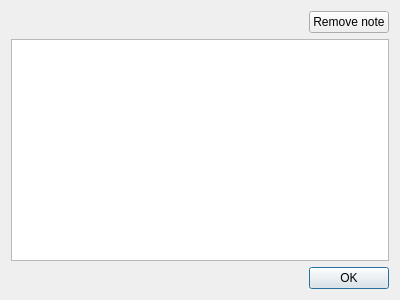
<?xml version="1.0" encoding="UTF-8"?>
<ui version="4.0">
 <class>notesDialog</class>
 <widget class="QDialog" name="notesDialog">
  <property name="geometry">
   <rect>
    <x>0</x>
    <y>0</y>
    <width>400</width>
    <height>300</height>
   </rect>
  </property>
  <property name="windowTitle">
   <string>Manage Notes</string>
  </property>
  <layout class="QVBoxLayout" name="verticalLayout">
   <item>
    <layout class="QHBoxLayout" name="horizontalLayout">
     <item>
      <spacer name="horizontalSpacer">
       <property name="orientation">
        <enum>Qt::Horizontal</enum>
       </property>
       <property name="sizeHint" stdset="0">
        <size>
         <width>40</width>
         <height>20</height>
        </size>
       </property>
      </spacer>
     </item>
     <item>
      <widget class="QPushButton" name="btnRemoveNote">
       <property name="text">
        <string>Remove note</string>
       </property>
      </widget>
     </item>
    </layout>
   </item>
   <item>
    <widget class="QTableView" name="noteView"/>
   </item>
   <item>
    <widget class="QDialogButtonBox" name="buttonBox">
     <property name="orientation">
      <enum>Qt::Horizontal</enum>
     </property>
     <property name="standardButtons">
      <set>QDialogButtonBox::Ok</set>
     </property>
    </widget>
   </item>
  </layout>
 </widget>
 <resources/>
 <connections>
  <connection>
   <sender>buttonBox</sender>
   <signal>accepted()</signal>
   <receiver>notesDialog</receiver>
   <slot>accept()</slot>
   <hints>
    <hint type="sourcelabel">
     <x>248</x>
     <y>254</y>
    </hint>
    <hint type="destinationlabel">
     <x>157</x>
     <y>274</y>
    </hint>
   </hints>
  </connection>
  <connection>
   <sender>buttonBox</sender>
   <signal>rejected()</signal>
   <receiver>notesDialog</receiver>
   <slot>reject()</slot>
   <hints>
    <hint type="sourcelabel">
     <x>316</x>
     <y>260</y>
    </hint>
    <hint type="destinationlabel">
     <x>286</x>
     <y>274</y>
    </hint>
   </hints>
  </connection>
 </connections>
</ui>
